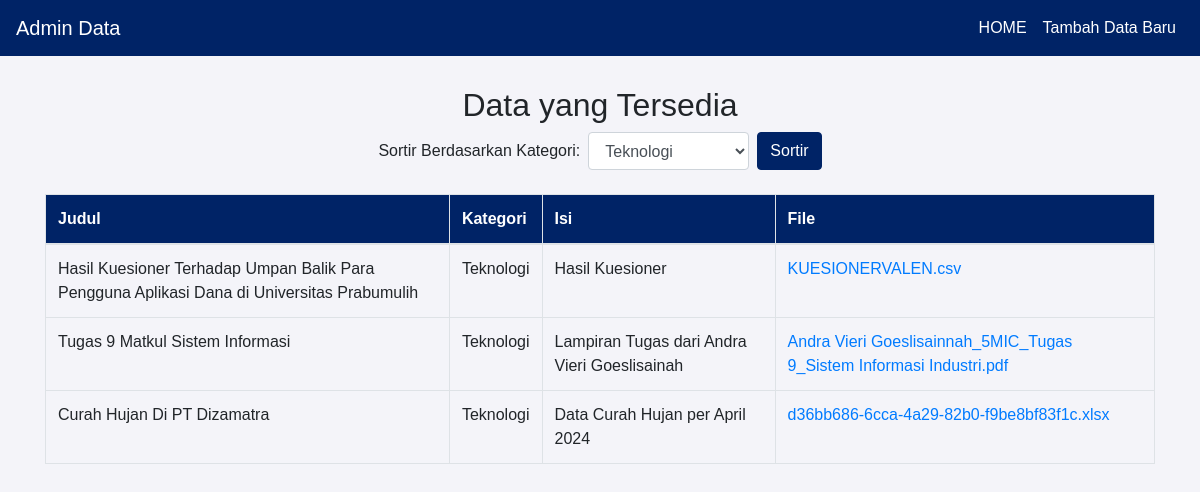
Screenshot of /ADMIN/admin.php?kategori=Teknologi with the database file from the repository.
### tables this page shows
CREATE TABLE `kamui` (
  `id` int(11) NOT NULL,
  `judul` varchar(255) NOT NULL,
  `kategori` varchar(255) NOT NULL,
  `kutipan` text NOT NULL,
  `isi` text NOT NULL,
  `file_path` varchar(255) NOT NULL,
  `file_type` varchar(50) NOT NULL,
  `created_at` timestamp NOT NULL DEFAULT current_timestamp()
);

### ADMIN/admin.php (the view, shortened to what this page needs)
<?php
$servername = "localhost";
$username = "root";
$password = "";
$dbname = "Ninja";
$conn = new mysqli($servername, $username, $password, $dbname);
$selected_kategori = isset($_GET['kategori']) ? $_GET['kategori'] : '';
$sql = "SELECT id, judul, kategori, isi, file_path FROM Kamui";
if ($selected_kategori != '') {
    $sql .= " WHERE kategori = ?";
}
$stmt = $conn->prepare($sql);
if ($selected_kategori != '') {
    $stmt->bind_param("s", $selected_kategori);
}
$stmt->execute();
$result = $stmt->get_result();
?>
<!DOCTYPE html>
<html lang="en">
<head>
    <link rel="stylesheet" href="https://stackpath.bootstrapcdn.com/bootstrap/4.5.2/css/bootstrap.min.css">
</head>
<body>
    <nav class="navbar navbar-expand-lg">
        <a class="navbar-brand" href="#">Admin Data</a>
        <div class="collapse navbar-collapse">
            <ul class="navbar-nav ml-auto">
                <li class="nav-item">
                    <a class="nav-link" href="../index.php">HOME</a>
                </li>
                <li class="nav-item">
                    <a class="nav-link" href="halaman_input.php">Tambah Data Baru</a>
                </li>
            </ul>
        </div>
    </nav>
    <div class="container">
        <h2 class="text-center">Data yang Tersedia</h2>
        <form method="GET" action="admin.php" class="form-inline justify-content-center mb-4">
            <div class="form-group">
                <label for="kategori" class="mr-2">Sortir Berdasarkan Kategori: </label>
                <select name="kategori" id="kategori" class="form-control">
                    <option value="Teknologi" <?php echo $selected_kategori == 'Teknologi' ? 'selected' : ''; ?>>Teknologi
                    </option>
                </select>
            </div>
            <button type="submit" class="btn btn-primary ml-2">Sortir</button>
        </form>
        <table class="table table-bordered">
            <thead>
                <tr>
                    <th>Judul</th>
                    <th>Kategori</th>
                    <th>Isi</th>
                    <th>File</th>
                </tr>
            </thead>
            <tbody>
                <?php if ($result->num_rows > 0) {
                    while ($row = $result->fetch_assoc()) {
                        $file_name = basename($row["file_path"]);
                        ?>
                        <tr>
                            <td><?php echo $row["judul"]; ?></td>
                            <td><?php echo $row["kategori"]; ?></td>
                            <td><?php echo $row["isi"]; ?></td>
                            <td><a href="<?php echo $row["file_path"]; ?>" target="_blank"><?php echo $file_name; ?></a></td>
                        </tr>
                    <?php }
                } else { ?>
                    <tr>
                        <td colspan="4" class="text-center">No records found</td>
                    </tr>
                <?php } ?>
            </tbody>
        </table>
    </div>
</body>
</html>

### ADMIN/admin.php (style rules this page uses)
body { background-color: #f4f4f9; font-family: Arial, sans-serif; }
.navbar { background-color: #002366; color: white; }
.navbar-brand, .navbar-nav .nav-link { color: white !important; }
.container { margin-top: 30px; }
.table thead { background-color: #002366; color: white; }
.btn-primary { background-color: #002366; border-color: #002366; }

### rows the page displays
kamui: judul "Hasil Kuesioner Terhadap Umpan Balik Para Pengguna Aplikasi Dana di Universitas Prabumulih", kategori "Teknologi", isi "Hasil Kuesioner", file_path "KUESIONERVALEN.csv"
kamui: judul "Tugas 9 Matkul Sistem Informasi", kategori "Teknologi", isi "Lampiran Tugas dari Andra Vieri Goeslisainah", file_path "Andra Vieri Goeslisainnah_5MIC_Tugas 9_Sistem Informasi Industri.pdf"
kamui: judul "Curah Hujan Di PT Dizamatra", kategori "Teknologi", isi "Data Curah Hujan per April 2024", file_path "d36bb686-6cca-4a29-82b0-f9be8bf83f1c.xlsx"
